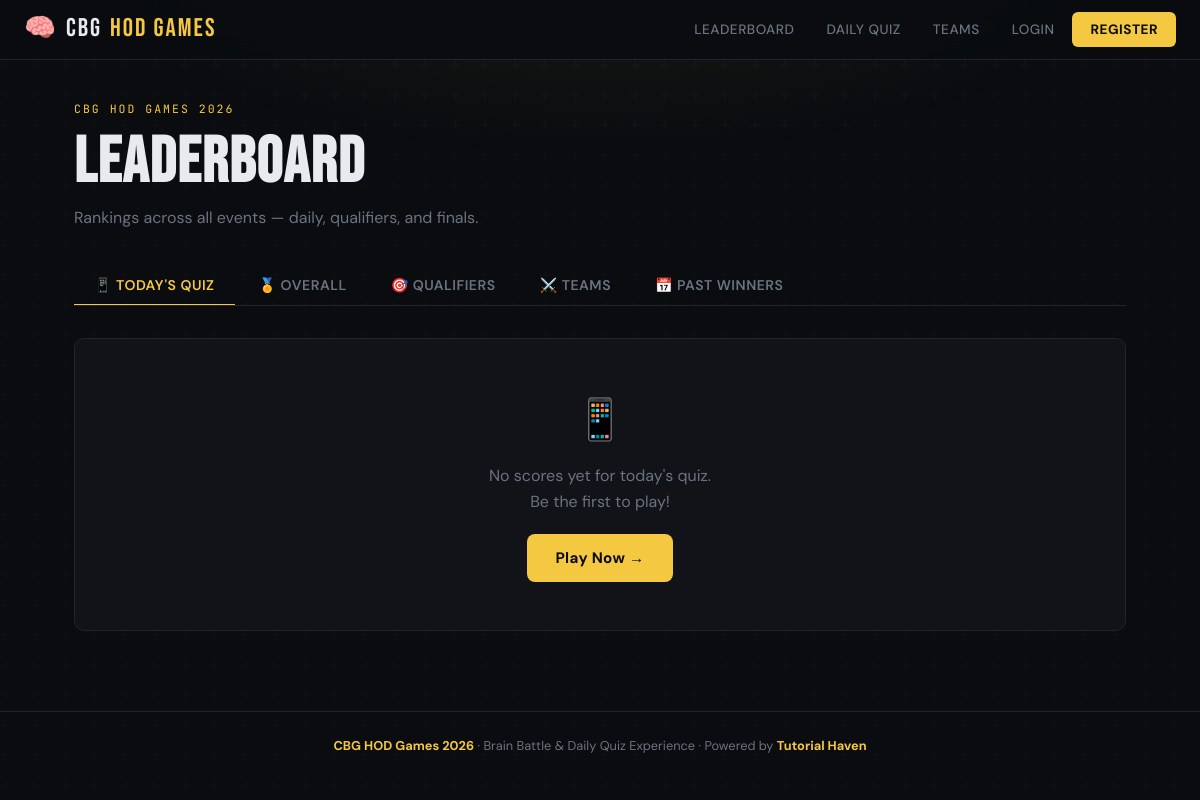
The app's page /leaderboard/, older data.
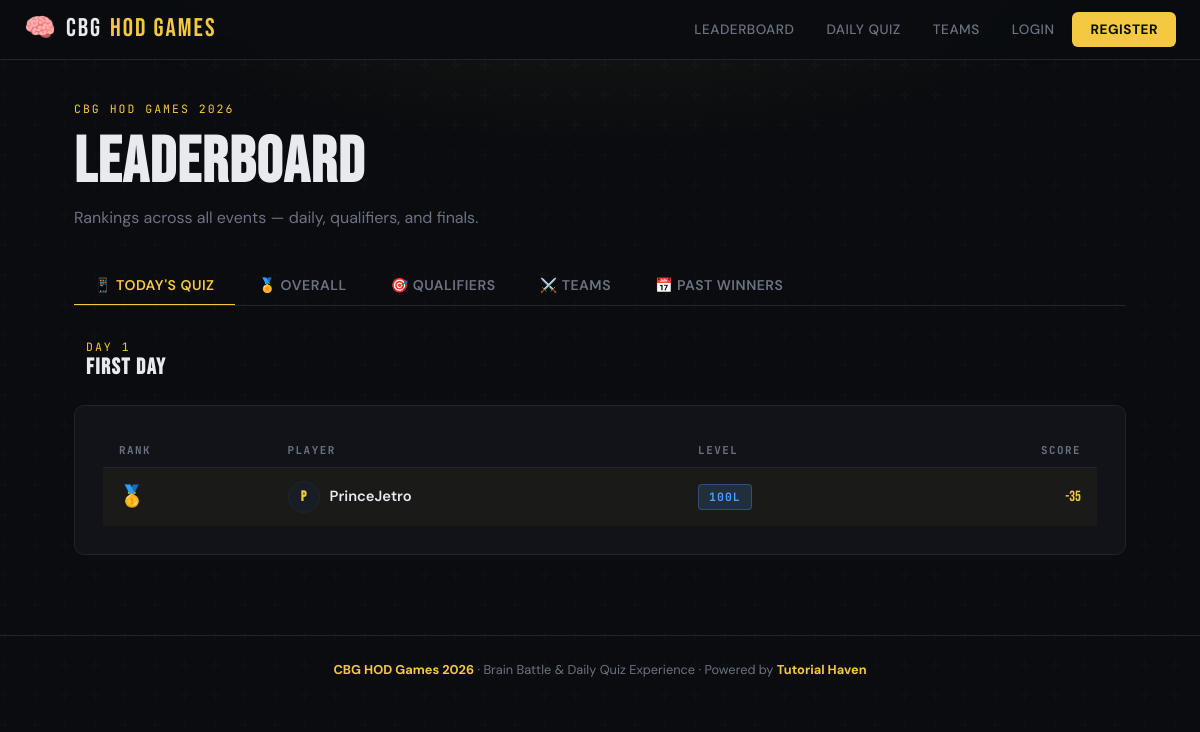
The same page, newer data.
### main/models.py (models this page shows, shortened)
class DailyEvent(models.Model):
    day_number = models.IntegerField(unique=True)
    title = models.CharField(max_length=100, help_text="E.g. 'Football Day'")
    emoji = models.CharField(max_length=5, blank=True, help_text="E.g. ⚽")
    event_date = models.DateField()
    quiz = models.OneToOneField(Quiz, on_delete=models.SET_NULL,
                                null=True, blank=True, related_name='daily_event')
    class Meta:
        ordering = ['day_number']

class Leaderboard(models.Model):
    participant = models.ForeignKey(Participant, on_delete=models.CASCADE,
                                    null=True, blank=True, related_name='leaderboard_entries')
    guest = models.ForeignKey(GuestPlayer, on_delete=models.CASCADE,
                              null=True, blank=True, related_name='leaderboard_entries')
    quiz = models.ForeignKey(Quiz, on_delete=models.CASCADE, related_name='leaderboard')
    score = models.IntegerField(default=0)
    speed_bonus = models.IntegerField(default=0)
    rank = models.IntegerField(default=0)
    date = models.DateField(default=timezone.now)
    class Meta:
        ordering = ['-score', '-speed_bonus']
    @property
    def total_score(self):
        return self.score + self.speed_bonus
    @property
    def player_name(self):
        if self.participant:
            return self.participant.user.get_full_name() or self.participant.user.username
        if self.guest:
            return self.guest.display_name
        return "Unknown"
    @property
    def player_level(self):
        if self.participant:
            return self.participant.level
        return "—"

class Participant(models.Model):
    user = models.OneToOneField('auth.User', on_delete=models.CASCADE)
    level = models.CharField(max_length=10, choices=[
        ('100', '100L'),
        ('200', '200L'),
        ('300', '300L'),
        ('400', '400L'),
    ])
    phone = models.CharField(max_length=15, blank=True)  # optional contact
    created_at = models.DateTimeField(auto_now_add=True)

### main/views.py (the view)
# urls.py: path('leaderboard/', views.leaderboard, name='leaderboard'),
def leaderboard(request):
    today = timezone.now().date()
    daily_event = DailyEvent.objects.filter(event_date=today).first()
    daily_scores = []
    if daily_event and daily_event.quiz:
        daily_scores = Leaderboard.objects.filter(
            quiz=daily_event.quiz
        ).order_by('-score', '-speed_bonus')[:20]
    overall_raw = Leaderboard.objects.filter(
        participant__isnull=False
    ).values('participant').annotate(
        total_score=Sum('score'),
        total_bonus=Sum('speed_bonus')
    ).order_by('-total_score', '-total_bonus')[:20]
    participants = {
        p.id: p for p in Participant.objects.select_related('user').all()
    }
    overall_scores = []
    for i, row in enumerate(overall_raw, start=1):
        p = participants.get(row['participant'])
        if p:
            overall_scores.append({
                'rank': i,
                'participant': p,
                'total_score': row['total_score'] + row['total_bonus'],
            })
    qualifier_leaderboards = {}
    for level in ['100', '200', '300', '400']:
        qualifier_leaderboards[f'{level}L'] = Leaderboard.objects.filter(
            quiz__quiz_type='qualifier',
            participant__level=level
        ).order_by('-score', '-speed_bonus')[:5]
    teams = Team.objects.order_by('-total_score')
    past_events = DailyEvent.objects.filter(event_date__lt=today).order_by('-event_date')[:7]
    past_winners = []
    for event in past_events:
        if event.quiz:
            winner_entry = Leaderboard.objects.filter(quiz=event.quiz).order_by('-score', '-speed_bonus').first()
            if winner_entry:
                past_winners.append({
                    'event': event,
                    'winner': winner_entry.player_name,
                    'score': winner_entry.total_score,
                })
    return render(request, 'leaderboard.html', {
        'daily_scores': daily_scores,
        'daily_event': daily_event,
        'overall_scores': overall_scores,
        'qualifier_leaderboards': qualifier_leaderboards,
        'teams': teams,
        'past_winners': past_winners,
    })

### templates/leaderboard.html (shortened to what this page needs)
{% extends "base.html" %}
{% block content %}
<div class="lb-header fade-up">
  <div class="label">CBG HOD Games 2026</div>
  <h1>LEADERBOARD</h1>
  <p>Rankings across all events — daily, qualifiers, and finals.</p>
</div>
<div class="tab-nav fade-up-2">
  <button class="tab-btn active" onclick="switchTab('daily', this)">📱 Today's Quiz</button>
  <button class="tab-btn" onclick="switchTab('overall', this)">🏅 Overall</button>
  <button class="tab-btn" onclick="switchTab('qualifiers', this)">🎯 Qualifiers</button>
  <button class="tab-btn" onclick="switchTab('teams', this)">⚔️ Teams</button>
  <button class="tab-btn" onclick="switchTab('history', this)">📅 Past Winners</button>
</div>
<div class="tab-panel active" id="tab-daily">
  {% if daily_event %}
    <div style="display:flex;align-items:center;gap:12px;margin-bottom:24px;flex-wrap:wrap;">
      <div>
        <div class="label">Day {{ daily_event.day_number }}</div>
        <h3>{{ daily_event.title }}</h3>
      </div>
    </div>
  {% endif %}
  {% if daily_scores %}
    <div class="card">
      <table class="lb-table">
        <thead>
          <tr>
            <th>Rank</th>
            <th>Player</th>
            <th>Level</th>
            <th style="text-align:right">Score</th>
          </tr>
        </thead>
        <tbody>
          {% for entry in daily_scores %}
          <tr {% if forloop.counter <= 3 %}class="lb-row-top"{% endif %}>
            <td>
              <span class="lb-rank rank-{{ forloop.counter }}">
                {% if forloop.counter == 1 %}🥇
                {% elif forloop.counter == 2 %}🥈
                {% elif forloop.counter == 3 %}🥉
                {% else %}#{{ forloop.counter }}{% endif %}
              </span>
            </td>
            <td>
              <div class="lb-name">
                <div class="avatar">{{ entry.player_name|slice:":1"|upper }}</div>
                {{ entry.player_name }}
              </div>
            </td>
            <td>
              {% if entry.player_level != "—" %}
                <span class="badge badge-blue">{{ entry.player_level }}L</span>
              {% else %}
                <span class="muted">—</span>
              {% endif %}
            </td>
            <td class="lb-score">{{ entry.total_score }}</td>
          </tr>
          {% endfor %}
        </tbody>
      </table>
    </div>
  {% else %}
    <div class="empty-state card">
      <div class="icon">📱</div>
      <p>No scores yet for today's quiz.<br>Be the first to play!</p>
      <a href="{% url 'daily_quiz' %}" class="btn btn-primary" style="margin-top:20px;">Play Now →</a>
    </div>
  {% endif %}
</div>
{% endblock %}

Row changes from the older to the newer data that the page shows:
now on this page (row edited): DailyEvent: day_number "1", title "first day"
now on this page (row unchanged): Leaderboard: player_name "P", player_name "PrinceJetro", player_level "100", total_score "-35"
Text that changed along with them:
text no longer shown: "📱 No scores yet for today's quiz. Be the first to play! Play Now →"
text now shown: "DAY RANK PLAYER LEVEL SCORE"
